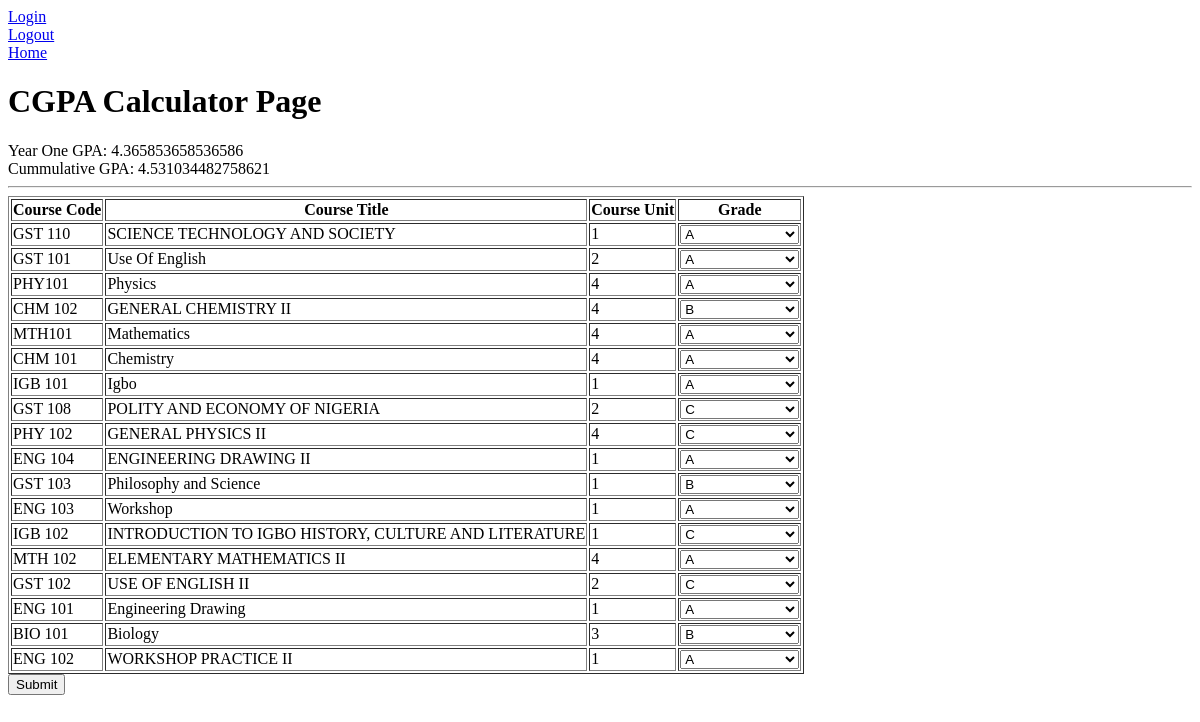
The page /calc/1 (signed in) on the database as committed earlier.
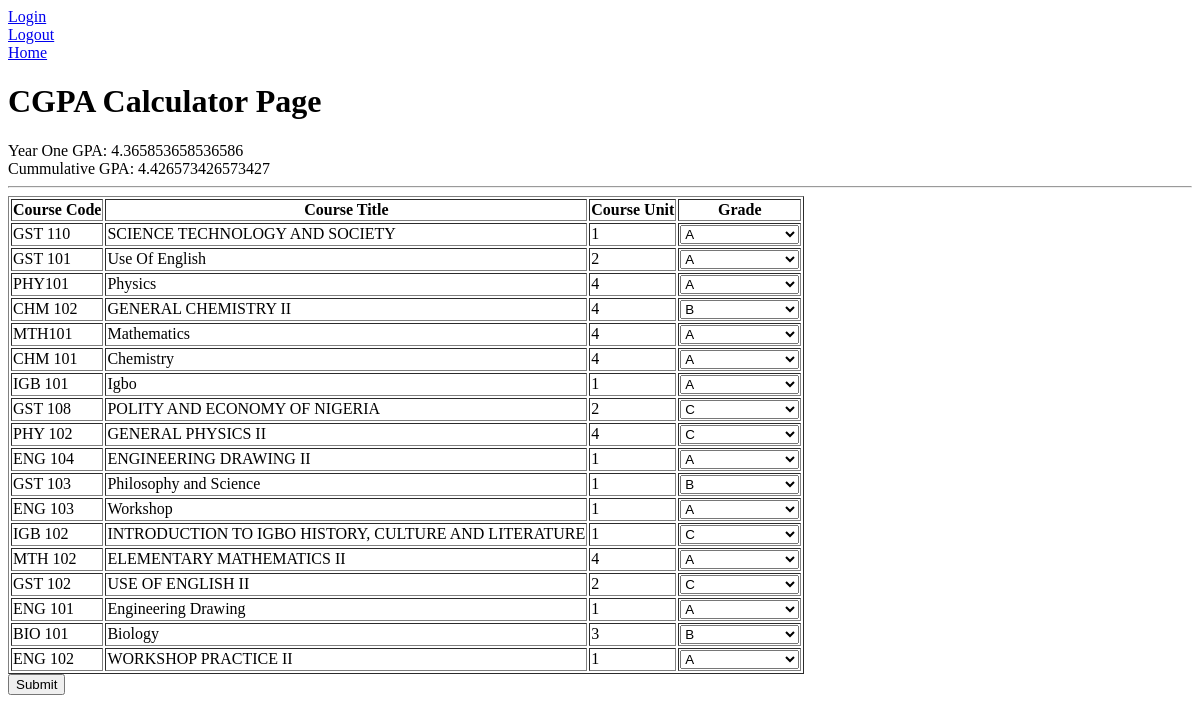
The same page on the database as committed later.
### portal/models.py (models this page shows, shortened)
class Year(models.Model):
    levels = [
        ('Year One', 'YR1'),
        ('Year Two', 'YR2'),
        ('Year Three', 'YR3'),
        ('Year Four', 'YR4'),
        ('Year Five', 'YR5')
    ]
    name = models.CharField(max_length=10, choices=levels)
    def __str__(self):
        return self.name

class Student(models.Model):
    def makedict():
        newdict = dict()
        sampledict = {'Year One': {'tnu': 0, 'tgp': 0, 'gp': 0},
                      'Year Two': {'tnu': 0, 'tgp': 0, 'gp': 0},
                      'Year Three': {'tnu': 0, 'tgp': 0, 'gp': 0},
                      'Year Four': {'tnu': 0, 'tgp': 0, 'gp': 0},
                      'Year Five': {'tnu': 0, 'tgp': 0, 'gp': 0}
                      }
        newdict = sampledict.copy()
        return newdict
    user = models.OneToOneField(User, on_delete=models.CASCADE)
    registration_number = models.CharField(max_length=20)
    result = models.JSONField(default=makedict)
    cgpa = models.FloatField(default=0.0)

class Course(models.Model):
    semesterlist = (('Harmattan', 'Harmattan'), ('Rain', 'Rain'))
    semester = models.CharField(
        max_length=50, choices=semesterlist, null=True, blank=True)
    code = models.CharField(max_length=7, blank=False, null=False)
    title = models.CharField(max_length=100, blank=False, null=False)
    level = models.ForeignKey(
        Year, null=False, blank=False, on_delete=models.CASCADE)
    unit = models.IntegerField()

### portal/views.py (the view, shortened to what this page needs)
# urls.py: path('calc/<str:level>', calc, name='calc'),
@login_required
def calc(request, level):
    user = request.user
    student = Student.objects.get(user=user)
    level_id = level
    level_name = Year.objects.get(id=level)
    enrollments = Enrollment.objects.filter(
        course__level=level_id, student=student)
    courses = [enrolled.course for enrolled in enrollments]
    all_enrolled_coursecode = []
    coursestuples = []
    for course in courses:
        grade = course.enrollment.get(student=student).grade
        coursestuples.append((course, grade))
        all_enrolled_coursecode.append(course.code)
    gpa = student.result[f'{level_name}']['gp']
    gradekeys = {
        '0': 'F', '1': 'E', '2': 'D', '3': 'C', '4': 'B', '5': 'A'
    }
    context = {
        'level': level,
        'level_name': level_name,
        'gpa': gpa,
        'cgpa': student.cgpa,
        'courses': courses,
        'coursestuples': coursestuples
    }
    return render(request, 'calc.html', context)

### templates/calc.html (shortened to what this page needs)
{% extends 'base.html' %}
{% block content %}
    <h1>CGPA Calculator Page</h1>
    <div>{{level_name}} GPA: {{gpa}}</div>
    <div>Cummulative GPA: {{cgpa}}</div>
    <hr />
    <form method="POST" action="{% url 'calc' level %}">
      <table border="1">
        <tr>
          <th>Course Code</th>
          <th>Course Title</th>
          <th>Course Unit</th>
          <th>Grade</th>
        </tr>
        {% for course, grade in coursestuples %}
        <tr>
          <td>{{course.code}}</td>
          <td>{{course.title}}</td>
          <td>{{course.unit}}</td>
          <td>
            <select name="{{course.code}}">
              <option value="5" {% if grade == 'A' %} selected {% endif %}>A</option>
              <option value="4" {% if grade == 'B' %} selected {% endif %}>B</option>
              <option value="3" {% if grade == 'C' %} selected {% endif %}>C</option>
            </select>
          </td>
        </tr>
        {% endfor %}
      </table>
      <input type="submit" value="Submit" />
    </form>
{% endblock %}

### templates/base.html (shortened to what this page needs)
<!DOCTYPE html>
<html lang="en">
  <head>
  </head>
  <body>
    <a href="{% url 'login' %}"> Login </a><br />
    <a href="{% url 'logout' %}"> Logout </a><br />
    <a href="{% url 'home' %}"> Home </a>
    {% block content %} {% endblock%}
  </body>
</html>

Rows that differ between the two databases and show on the page:
changed Student: cgpa "4.531034482758621" → "4.426573426573427"
